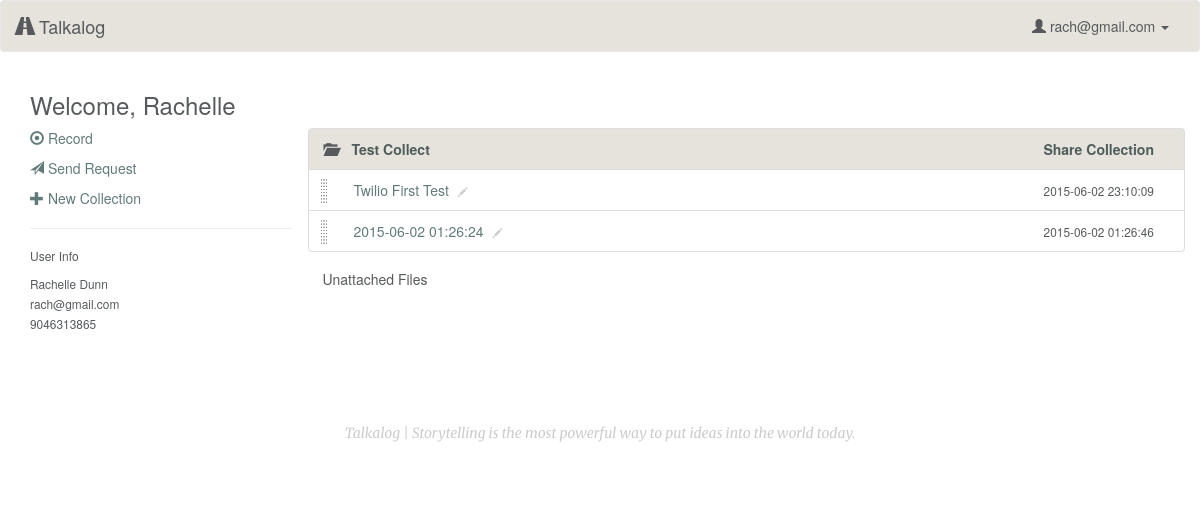
Before: /profile (signed in) with the older database file.
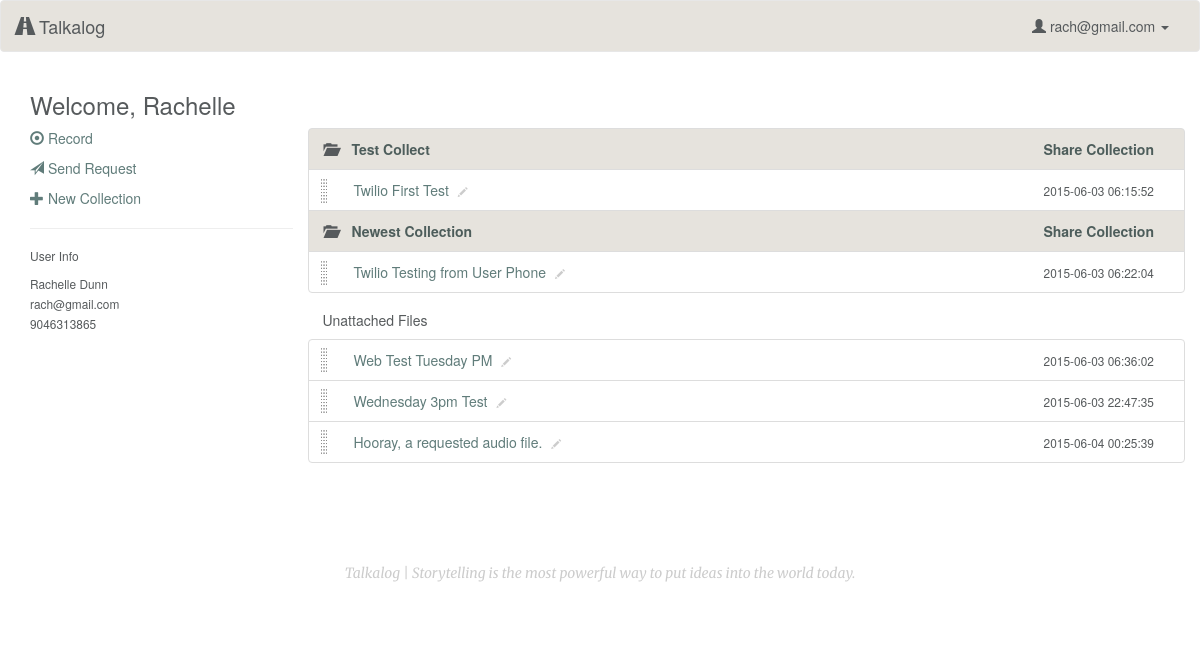
After: the same page with the newer database file.
### model.py (models this page shows, shortened)
class User(db.Model):
    __tablename__ = "Users"
    id = db.Column(db.Integer, autoincrement=True, primary_key=True)
    email = db.Column(db.String(100), nullable=False)
    password = db.Column(db.String(50), nullable=False)
    first_name = db.Column(db.String(50), nullable=False)
    last_name = db.Column(db.String(50), nullable=False)
    tel = db.Column(db.String, nullable=False)

class Collection(db.Model):
    __tablename__ = "Collections"
    id = db.Column(db.Integer, autoincrement=True, primary_key=True)
    user_id = db.Column(db.Integer, db.ForeignKey('Users.id'), nullable=False)
    title = db.Column(db.String, nullable=False, default='Untitled Collection')
    user = db.relationship("User", backref=db.backref("collections", order_by=id))

class CollectionsUploads(db.Model):
    __tablename__ = "CollectionsUploads"
    id = db.Column(db.Integer, autoincrement=True, primary_key=True)
    collection_id = db.Column(db.Integer, db.ForeignKey('Collections.id'), nullable=False)
    upload_id = db.Column(db.Integer, db.ForeignKey('Uploads.id'), nullable=False)
    collection = db.relationship("Collection", backref=db.backref("collectionsuploads", order_by=id))
    upload = db.relationship("Upload", backref=db.backref("collectionsuploads", order_by=id))

class Upload(db.Model):
    __tablename__ = "Uploads"
    id = db.Column(db.Integer, autoincrement=True, primary_key=True)
    user_id = db.Column(db.Integer, db.ForeignKey('Users.id'), nullable=False)
    title = db.Column(db.String, nullable=False, default=db.func.now())
    path = db.Column(db.String(50))
    mimetype = db.Column(db.String(50), default='wav') # wav, jpg, mp3
    datetime = db.Column(db.DateTime, default=db.func.now(), onupdate=db.func.now()) # set datetime to current timestamp
    transcript = db.Column(db.Text)
    user = db.relationship("User", backref=db.backref("uploads", order_by=id))

### server.py (the view)
@app.route('/profile')
def user_page():
	"""Show more information about the single user logged in."""
	if 'email' in session:
		user_email = session['email']
		user = User.query.filter_by(email=user_email).first()
		user_uploads = user.uploads
		user_collections = user.collections
		user_cu = []
		for collection in user_collections:
			cu = collection.collectionsuploads
			for i in cu:
				user_cu.append(i.upload_id)
		singleuploads = []
		for i in user_uploads:
			if i.id not in user_cu:
				singleuploads.append(i)
		return render_template("profile.html", user=user,
			singleuploads=singleuploads, upload_folder=UPLOAD_FOLDER)
	else:
		flash('You must be logged in to view files')
		return redirect('/login')

### templates/profile.html (shortened to what this page needs)
{% extends 'base.html' %}
{% block content %}
    <h3>Welcome, {{ user.first_name }}</h3>
    <div class="row">
        <div class="col-sm-3">
            <p><a href="/record"><span class="glyphicon glyphicon-record" aria-hidden="true"></span> Record</a></p>
            <p><a href="/generate"><span class="glyphicon glyphicon-send" aria-hidden="true"></span> Send Request</a></p>
            <p><a href="#" data-toggle="modal" data-target="#myModal"><span class="glyphicon glyphicon-plus" aria-hidden="true"></span> New Collection</a></p>
            <hr>
            <h6>User Info</h6>
            <p><small>{{ user.first_name }} {{ user.last_name }}<br>
                {{ user.email }}<br>
                {{ user.tel }}</small></p>
        </div>
        <div class="col-sm-9">
            <div class="file-box">
                <ul class="list-group">
                    {% if user.collections %}
                        {% for collection in user.collections %}
                            <li class="droppable list-group-item collection row" collection-id="{{ collection.id }}">
                                <div class="name col-xs-8">
                                    <span class="glyphicon glyphicon-folder-open" aria-hidden="true"></span> <a href="/collection/{{ collection.id }}">{{ collection.title }}</a>
                                </div>
                                <div class="share col-xs-4 text-right">
                                    <a href="#" data-toggle="modal" data-target="#share-{{ collection.id }}">
                                      Share <span class="hidden-xs">Collection</span>
                                    </a>
                                </div>
                            </li>
                            {% for cu in collection.collectionsuploads %}
                                <li class="draggable upload list-group-item row" upload-id="{{ cu.upload.id }}">
                                    <div class="name col-xs-8">
                                        <div class="control-group control-group-inline">
                                            <div class="controls">
                                                <a href="/listen/{{ cu.upload.id }}" class="upload-title" data-toggle="#pencil-{{ cu.upload.id }}" upload-id="{{ cu.upload.id }}" id="upload-{{ cu.upload.id }}">{{ cu.upload.title }}</a>
                                                <span class="edit" id="pencil-{{ cu.upload.id }}" upload-id="{{ cu.upload.id }}"><span class="glyphicon glyphicon-pencil click-to-edit" aria-hidden="true"></span></span>
                                            </div>
                                        </div>
                                    </div>
                                    <div class="type col-xs-4 text-right">
                                        <small>{{ cu.upload.datetime }}</small>
                                    </div>
                                </li>
                            {% endfor %}
                        {% endfor %}
                    {% endif %}
                </ul>
            </div>
            {% if singleuploads %}
            <h5>Unattached Files</h5>
            <div class="file-box">
                <ul class="list-group">
                    {% for upload in singleuploads %}
                        {% if upload.path %}
                            <li class="draggable upload list-group-item row" upload-id="{{ upload.id }}">
                                <div class="name col-xs-8">
                                    <div class="control-group control-group-inline">
                                        <div class="controls">
                                            <a href="/listen/{{ upload.id }}" class="upload-title" data-toggle=".pencil-{{ upload.id }}" upload-id="{{ upload.id }}" id="upload-{{ upload.id }}">{{ upload.title }}</a>
                                            <span class="edit pencil-{{ upload.id }}"><span class="glyphicon glyphicon-pencil click-to-edit" aria-hidden="true"></span></span>
                                        </div>
                                    </div>
                                </div>
                                <div class="type col-xs-4 text-right">
                                    <small>{{ upload.datetime }}</small>
                                </div>
                            </li>
                        {% endif %}
                    {% endfor %}
                </ul>
            </div>
            {% endif %}
        </div>
    </div>
{% endblock %}

### templates/base.html (shortened to what this page needs)
<!DOCTYPE html>
<html lang="en">
    <head>
        <link rel="stylesheet" href="https://maxcdn.bootstrapcdn.com/bootstrap/3.3.4/css/bootstrap.min.css">
        <link rel="stylesheet" href="/static/css/style.css"/>
        <link rel="stylesheet" href="https://ajax.googleapis.com/ajax/libs/jqueryui/1.11.4/themes/smoothness/jquery-ui.css"/>
    </head>
    <body>
        <nav class="navbar navbar-default">
            <div class="container-fluid">
                <div class="navbar-header">
                    <a class="navbar-brand" href="/"><span class="glyphicon glyphicon-road" aria-hidden="true"></span> Talkalog</a>
                </div>
                <div class="collapse navbar-collapse" id="bs-example-navbar-collapse-1">
                    <ul class="nav navbar-nav navbar-right">
                    {% if 'email' in session %}
                        <li class="dropdown">
                        <a href="#" class="dropdown-toggle" data-toggle="dropdown" role="button" aria-expanded="false"><span class="glyphicon glyphicon-user" aria-hidden="true"></span> {{ session['email'] }} <span class="caret"></span></a>
                        </li>
                    {% else %}
                        <li><a href="/login">Login</a></li>
                        <li><a href="/signup">Sign Up</a></li>
                    {% endif %}
                    </ul>
                </div>
            </div>
        </nav>
        <div class="container">
            {% block content %}{% endblock %}
        </div>
        <div class="container">
            <footer class="footer">
                <p>Talkalog | Storytelling is the most powerful way to put ideas into the world today.</p>
            </footer>
        </div>
    </body>
</html>

### static/css/style.css (style rules this page uses)
body { color: #565a5c; background-size: cover; background-attachment: fixed; background-position: center center; height: 100%; width: 100%; }
a { color: #607c7a; -webkit-transition: color 0.1s linear 0s; -moz-transition: color 0.1s linear 0s; -o-transition: color 0.1s linear 0s; transition: color 0.1s linear 0s; }
.h1, .h2, .h3, .h4, .h5, h1, h2, h3, h4, h5 { font-weight: 200; }
.navbar-default { background-color: #E6E3DD; }
.navbar-default a, .navbar-default .navbar-brand, .navbar-default .navbar-nav > li > a { color: #565a5c; }
.footer { padding-top: 40px; padding-bottom: 40px; margin-top: 40px; text-align: center; font-style: italic; font-family: "Merriweather", serif; color: #cccccc; }
.draggable { background: url("/static/img/drag-drop.png") no-repeat 10px center/10px auto rgba(255, 255, 255, 0.7); clear: both; display: block; min-height: 40px; padding-left: 30px; }
.collection { background-color: #E6E3DD !important; padding-left: 0; font-weight: 600; }
.collection a { color: #4d5d5b; }
.glyphicon-folder-open { color: #565a5c; padding-right: 10px; }
.click-to-edit { font-size: 70%; vertical-align: baseline; padding: 0 5px; color: #ccc; }

Changed rows visible on the page:
changed Collection "Test Collect": loses CollectionsUploads (upload "2015-06-02 01:26:24", upload.datetime "2015-06-02 01:26:46")
changed through a linked row, CollectionsUploads "Twilio First Test": upload.datetime "2015-06-02 23:10:09" → "2015-06-03 06:15:52"
added Collection: title "Newest Collection", CollectionsUploads (upload "Twilio Testing from User Phone", upload.datetime "2015-06-03 06:22:04")
added Upload: title "Web Test Tuesday PM", datetime "2015-06-03 06:36:02"
added Upload: title "Wednesday 3pm Test", datetime "2015-06-03 22:47:35"
added Upload: title "Hooray, a requested audio file.", datetime "2015-06-04 00:25:39"
